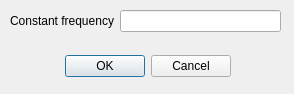
<?xml version="1.0" encoding="UTF-8"?>
<ui version="4.0">
 <class>const_freq_dialog</class>
 <widget class="QDialog" name="const_freq_dialog">
  <property name="geometry">
   <rect>
    <x>0</x>
    <y>0</y>
    <width>294</width>
    <height>94</height>
   </rect>
  </property>
  <property name="minimumSize">
   <size>
    <width>294</width>
    <height>94</height>
   </size>
  </property>
  <property name="maximumSize">
   <size>
    <width>294</width>
    <height>94</height>
   </size>
  </property>
  <property name="windowTitle">
   <string>Dialog</string>
  </property>
  <widget class="QDialogButtonBox" name="const_freq_buttonBox">
   <property name="geometry">
    <rect>
     <x>-110</x>
     <y>50</y>
     <width>341</width>
     <height>32</height>
    </rect>
   </property>
   <property name="orientation">
    <enum>Qt::Horizontal</enum>
   </property>
   <property name="standardButtons">
    <set>QDialogButtonBox::Cancel|QDialogButtonBox::Ok</set>
   </property>
  </widget>
  <widget class="QWidget" name="formLayoutWidget">
   <property name="geometry">
    <rect>
     <x>10</x>
     <y>10</y>
     <width>271</width>
     <height>31</height>
    </rect>
   </property>
   <layout class="QFormLayout" name="formLayout">
    <item row="0" column="0">
     <widget class="QLabel" name="const_freq_label">
      <property name="text">
       <string>Constant frequency</string>
      </property>
     </widget>
    </item>
    <item row="0" column="1">
     <widget class="QLineEdit" name="const_freq_value"/>
    </item>
   </layout>
  </widget>
 </widget>
 <resources/>
 <connections>
  <connection>
   <sender>const_freq_buttonBox</sender>
   <signal>accepted()</signal>
   <receiver>const_freq_dialog</receiver>
   <slot>accept()</slot>
   <hints>
    <hint type="sourcelabel">
     <x>248</x>
     <y>254</y>
    </hint>
    <hint type="destinationlabel">
     <x>157</x>
     <y>274</y>
    </hint>
   </hints>
  </connection>
  <connection>
   <sender>const_freq_buttonBox</sender>
   <signal>rejected()</signal>
   <receiver>const_freq_dialog</receiver>
   <slot>reject()</slot>
   <hints>
    <hint type="sourcelabel">
     <x>316</x>
     <y>260</y>
    </hint>
    <hint type="destinationlabel">
     <x>286</x>
     <y>274</y>
    </hint>
   </hints>
  </connection>
 </connections>
</ui>
